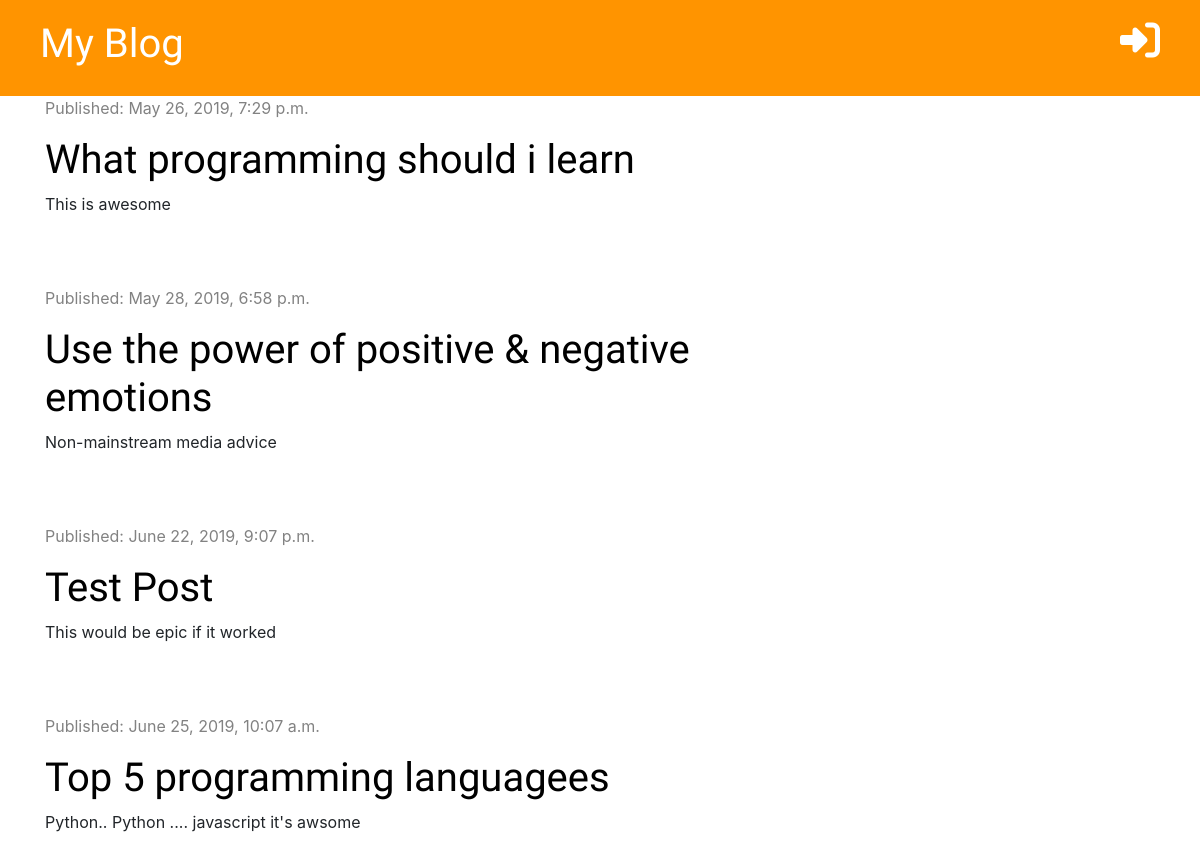
The app's page /, older data.
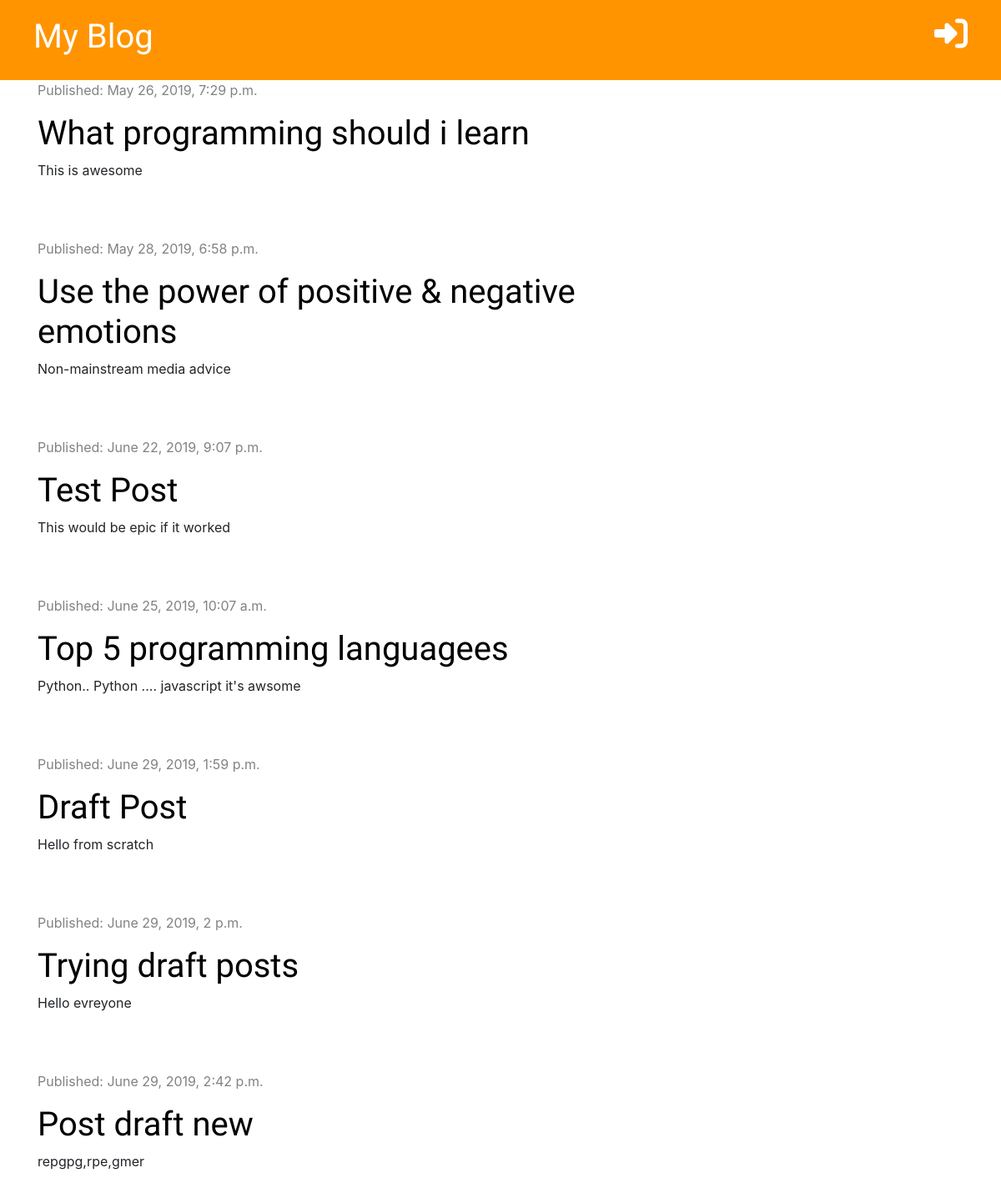
The same page, newer data.
### blog/models.py (models this page shows, shortened)
class Post(models.Model):
    author = models.ForeignKey('auth.User', on_delete= models.CASCADE)
    title = models.CharField(max_length=200)
    text = models.TextField()
    created_date = models.DateTimeField(default=timezone.now)
    published_date = models.DateTimeField(blank=True, null=True)

### blog/views.py (the view)
# urls.py: path('', views.post_list, name='post_list'),
def post_list(request):
    posts = Post.objects.filter(published_date__lte=timezone.now()).order_by('published_date')
    stuff_for_frontend = {'posts': posts, }
    return render(request, 'blog/post_list.html', stuff_for_frontend)

### blog/templates/blog/post_list.html (shortened to what this page needs)
{% extends 'blog/base.html' %}
{% block content %}
   {% for post in posts %}
        <div class="post">
            <div class="date">
                <p>Published: {{ post.published_date }}</p>
            </div>
            <h1><a href="{% url 'post_detail' pk=post.pk %}">{{ post.title}}</a></h1>
            <p>{{ post.text|truncatechars:50|linebreaksbr }}</p>
        </div>
    {% endfor %}
{% endblock %}

### blog/templates/blog/base.html (shortened to what this page needs)
{% load static %}
{% load staticfiles %}
<html lang="en">
<head>
    <link rel="stylesheet" href="{% static 'blog/style.css' %}" type="text/css">
    <link rel="stylesheet" href="https://stackpath.bootstrapcdn.com/bootstrap/4.3.1/css/bootstrap.min.css">
</head>
<body>
    <div class="page-header">
        {% if user.is_authenticated %}
        <a href="{% url 'post_draft_list' %}" class="top-menu"><i class="fab fa-firstdraft fa-2x"></i></a>
        <a href="{% url 'post_new' %}" class="top-menu"><i class="fas fa-plus fa-2x"></i></a>
        {% else %}
        <a href="{% url 'login' %}" class="top-menu"><i class="fas fa-sign-in-alt fa-2x"></i></a>
        {% endif %}
        <h1><a href="{% url 'post_list' %}">My Blog</a></h1>
    </div>
    <div class="content container">
        <div class="row">
            <div class="col-md-8">
                {% block content %}
                {% endblock %}
            </div>
        </div>
    </div>
</body>
</html>

### blog/static/blog/style.css (style rules this page uses)
.page-header { background-color: #ff9400; margin-top: 0; padding: 20px 20px 20px 40px; }
.page-header h1, .page-header h1 a { color: #ffffff; font-size: 30pt; text-decoration: none; }
.content, .container { margin-left: 20px; }
h1, h2, h3, h4 { font-family: 'Tangerine', 'Inconsolata', 'Droid Sans', serif; font-size: 48px; }
.date { color: #828282; }
.post { margin-bottom: 70px; }
.post h1 a { color: black; }
.top-menu { color: #ffffff; float: right; font-size: 20px; margin-right: 20px; }

Row changes from the older to the newer data that the page shows:
added Post: published_date "June 29, 2019, 1:59 p.m.", title "Draft Post", text "Hello from scratch"
added Post: published_date "June 29, 2019, 2 p.m.", title "Trying draft posts", text "Hello evreyone"
added Post: published_date "June 29, 2019, 2:42 p.m.", title "Post draft new", text "repgpg,rpe,gmer"
